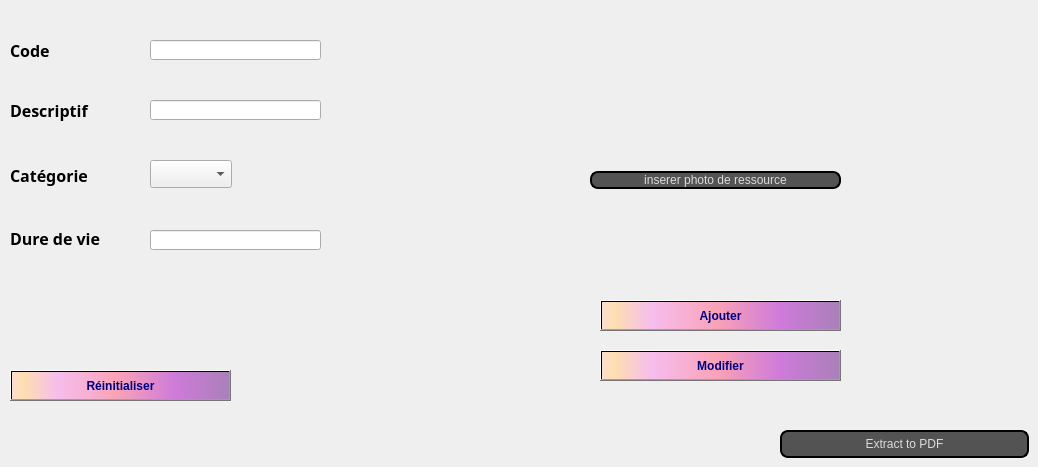
          <widget class="QWidget" name="tab_21">
           <attribute name="title">
            <string> Ajouter Ressource</string>
           </attribute>
           <widget class="QLabel" name="label_59">
            <property name="geometry">
             <rect>
              <x>10</x>
              <y>90</y>
              <width>131</width>
              <height>41</height>
             </rect>
            </property>
            <property name="font">
             <font>
              <family>Sitka Display</family>
              <pointsize>12</pointsize>
              <bold>true</bold>
             </font>
            </property>
            <property name="text">
             <string>Descriptif</string>
            </property>
           </widget>
           <widget class="QLabel" name="label_60">
            <property name="geometry">
             <rect>
              <x>10</x>
              <y>40</y>
              <width>131</width>
              <height>21</height>
             </rect>
            </property>
            <property name="font">
             <font>
              <family>Sitka Display</family>
              <pointsize>12</pointsize>
              <bold>true</bold>
             </font>
            </property>
            <property name="text">
             <string>Code </string>
            </property>
           </widget>
           <widget class="QLabel" name="label_61">
            <property name="geometry">
             <rect>
              <x>10</x>
              <y>160</y>
              <width>131</width>
              <height>31</height>
             </rect>
            </property>
            <property name="font">
             <font>
              <family>Sitka Display</family>
              <pointsize>12</pointsize>
              <bold>true</bold>
             </font>
            </property>
            <property name="text">
             <string>Catégorie</string>
            </property>
           </widget>
           <widget class="QLabel" name="label_63">
            <property name="geometry">
             <rect>
              <x>10</x>
              <y>230</y>
              <width>141</width>
              <height>16</height>
             </rect>
            </property>
            <property name="font">
             <font>
              <family>Sitka Display</family>
              <pointsize>12</pointsize>
              <bold>true</bold>
             </font>
            </property>
            <property name="text">
             <string>Dure de vie</string>
            </property>
           </widget>
           <widget class="QLineEdit" name="CODE_FORMATION_2">
            <property name="geometry">
             <rect>
              <x>150</x>
              <y>40</y>
              <width>171</width>
              <height>20</height>
             </rect>
            </property>
           </widget>
           <widget class="QLineEdit" name="NOM_FOR_2">
            <property name="geometry">
             <rect>
              <x>150</x>
              <y>100</y>
              <width>171</width>
              <height>20</height>
             </rect>
            </property>
           </widget>
           <widget class="QLineEdit" name="DURE_FOR_2">
            <property name="geometry">
             <rect>
              <x>150</x>
              <y>230</y>
              <width>171</width>
              <height>20</height>
             </rect>
            </property>
           </widget>
           <widget class="QPushButton" name="pushButtonAjouter_3">
            <property name="geometry">
             <rect>
              <x>600</x>
              <y>300</y>
              <width>241</width>
              <height>31</height>
             </rect>
            </property>
            <property name="font">
             <font>
              <pointsize>9</pointsize>
              <bold>true</bold>
             </font>
            </property>
            <property name="styleSheet">
             <string notr="true">background-color: qlineargradient(spread:pad, x1:1, y1:0, x2:1, y2:0, stop:0.919598 rgba(255, 0, 111, 255), stop:0.98 rgba(0, 0, 0, 255), stop:1 rgba(235, 148, 61, 255));
color: rgb(0, 0, 127);
background-color: qlineargradient(spread:pad, x1:0, y1:0, x2:1, y2:0, stop:0.0100503 rgba(252, 222, 204, 255), stop:0.0502513 rgba(254, 223, 175, 255), stop:0.211055 rgba(246, 189, 237, 255), stop:0.487437 rgba(249, 162, 183, 255), stop:0.753769 rgba(206, 122, 218, 255), stop:1 rgba(170, 128, 185, 255));</string>
            </property>
            <property name="text">
             <string>Ajouter</string>
            </property>
            <property name="icon">
             <iconset>
              <normaloff>:/ajouter.png</normaloff>:/ajouter.png</iconset>
            </property>
            <property name="iconSize">
             <size>
              <width>25</width>
              <height>50</height>
             </size>
            </property>
           </widget>
           <widget class="QPushButton" name="Mod_3">
            <property name="geometry">
             <rect>
              <x>600</x>
              <y>350</y>
              <width>241</width>
              <height>31</height>
             </rect>
            </property>
            <property name="font">
             <font>
              <pointsize>9</pointsize>
              <bold>true</bold>
             </font>
            </property>
            <property name="styleSheet">
             <string notr="true">background-color: qlineargradient(spread:pad, x1:1, y1:0, x2:1, y2:0, stop:0.919598 rgba(255, 0, 111, 255), stop:0.98 rgba(0, 0, 0, 255), stop:1 rgba(235, 148, 61, 255));
color: rgb(0, 0, 127);
background-color: qlineargradient(spread:pad, x1:0, y1:0, x2:1, y2:0, stop:0.0100503 rgba(252, 222, 204, 255), stop:0.0502513 rgba(254, 223, 175, 255), stop:0.211055 rgba(246, 189, 237, 255), stop:0.487437 rgba(249, 162, 183, 255), stop:0.753769 rgba(206, 122, 218, 255), stop:1 rgba(170, 128, 185, 255));</string>
            </property>
            <property name="text">
             <string>Modifier</string>
            </property>
            <property name="icon">
             <iconset>
              <normaloff>:/modifier.png</normaloff>:/modifier.png</iconset>
            </property>
            <property name="iconSize">
             <size>
              <width>25</width>
              <height>40</height>
             </size>
            </property>
           </widget>
           <widget class="QPushButton" name="pushButton_8">
            <property name="geometry">
             <rect>
              <x>10</x>
              <y>370</y>
              <width>221</width>
              <height>31</height>
             </rect>
            </property>
            <property name="font">
             <font>
              <pointsize>9</pointsize>
              <bold>true</bold>
             </font>
            </property>
            <property name="styleSheet">
             <string notr="true">background-color: qlineargradient(spread:pad, x1:1, y1:0, x2:1, y2:0, stop:0.919598 rgba(255, 0, 111, 255), stop:0.98 rgba(0, 0, 0, 255), stop:1 rgba(235, 148, 61, 255));
color: rgb(0, 0, 127);
background-color: qlineargradient(spread:pad, x1:0, y1:0, x2:1, y2:0, stop:0.0100503 rgba(252, 222, 204, 255), stop:0.0502513 rgba(254, 223, 175, 255), stop:0.211055 rgba(246, 189, 237, 255), stop:0.487437 rgba(249, 162, 183, 255), stop:0.753769 rgba(206, 122, 218, 255), stop:1 rgba(170, 128, 185, 255));</string>
            </property>
            <property name="text">
             <string>Réinitialiser</string>
            </property>
            <property name="icon">
             <iconset>
              <normaloff>:/reset.png</normaloff>:/reset.png</iconset>
            </property>
            <property name="iconSize">
             <size>
              <width>25</width>
              <height>40</height>
             </size>
            </property>
           </widget>
           <widget class="QWidget" name="verticalLayoutWidget_8">
            <property name="geometry">
             <rect>
              <x>590</x>
              <y>100</y>
              <width>251</width>
              <height>161</height>
             </rect>
            </property>
            <layout class="QVBoxLayout" name="verticalLayout_7">
             <item>
              <widget class="QPushButton" name="insererphoto_2">
               <property name="styleSheet">
                <string notr="true">QPushButton {
color: #dcdcdc;
background:#535353;
border: none;
font-size:12px;
font-family:Arial, Helvetica, sans-serif;
border: 2px solid ;
border-radius: 8px;
}
QPushButton:hover {
color:#fff;
	background-color: rgb(0, 0, 127);
border: none;
}</string>
               </property>
               <property name="text">
                <string>inserer photo de ressource</string>
               </property>
               <property name="icon">
                <iconset>
                 <normaloff>:/inserer.png</normaloff>:/inserer.png</iconset>
               </property>
               <property name="iconSize">
                <size>
                 <width>30</width>
                 <height>20</height>
                </size>
               </property>
              </widget>
             </item>
            </layout>
           </widget>
           <widget class="QComboBox" name="comboBox_2">
            <property name="geometry">
             <rect>
              <x>150</x>
              <y>160</y>
              <width>82</width>
              <height>28</height>
             </rect>
            </property>
           </widget>
           <widget class="QPushButton" name="insererphoto_3">
            <property name="geometry">
             <rect>
              <x>780</x>
              <y>430</y>
              <width>249</width>
              <height>28</height>
             </rect>
            </property>
            <property name="styleSheet">
             <string notr="true">QPushButton {
color: #dcdcdc;
background:#535353;
border: none;
font-size:12px;
font-family:Arial, Helvetica, sans-serif;
border: 2px solid ;
border-radius: 8px;
}
QPushButton:hover {
color:#fff;
	background-color: rgb(0, 0, 127);
border: none;
}</string>
            </property>
            <property name="text">
             <string>Extract to PDF</string>
            </property>
            <property name="icon">
             <iconset>
              <normaloff>:/inserer.png</normaloff>:/inserer.png</iconset>
            </property>
            <property name="iconSize">
             <size>
              <width>30</width>
              <height>20</height>
             </size>
            </property>
           </widget>
          </widget>
